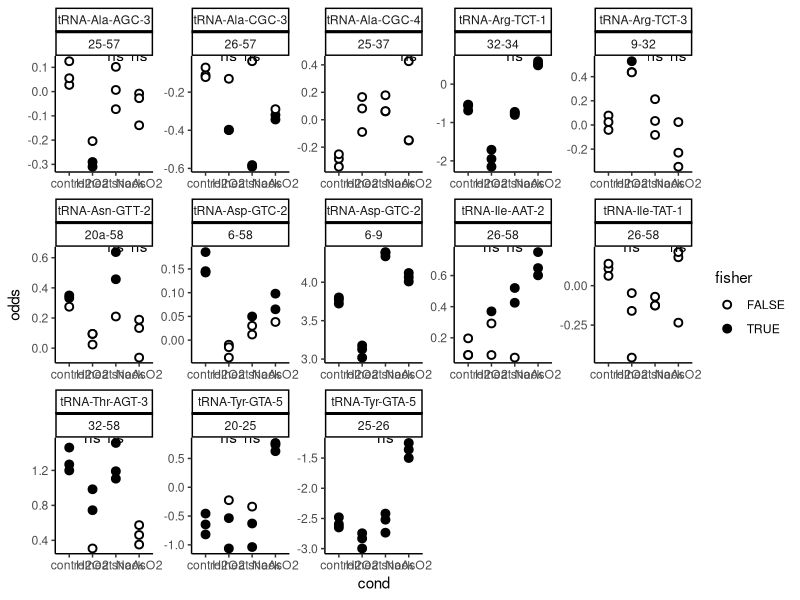
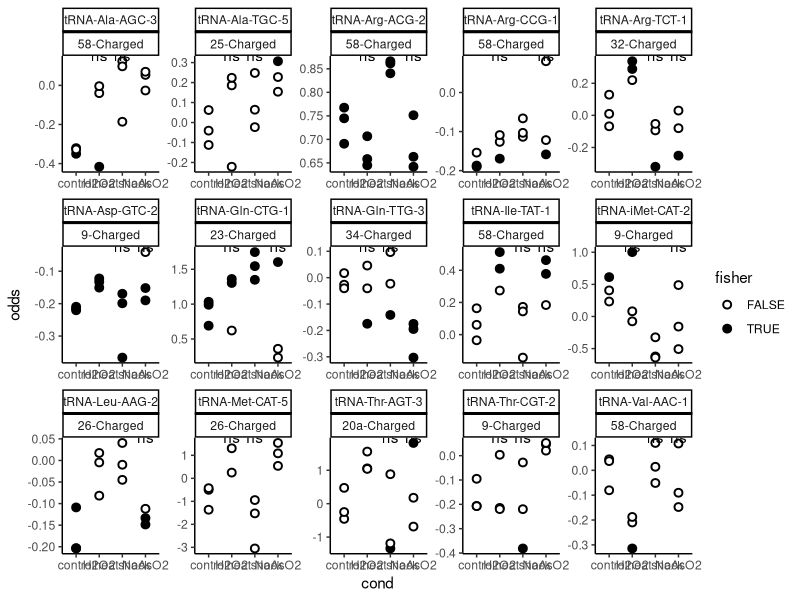
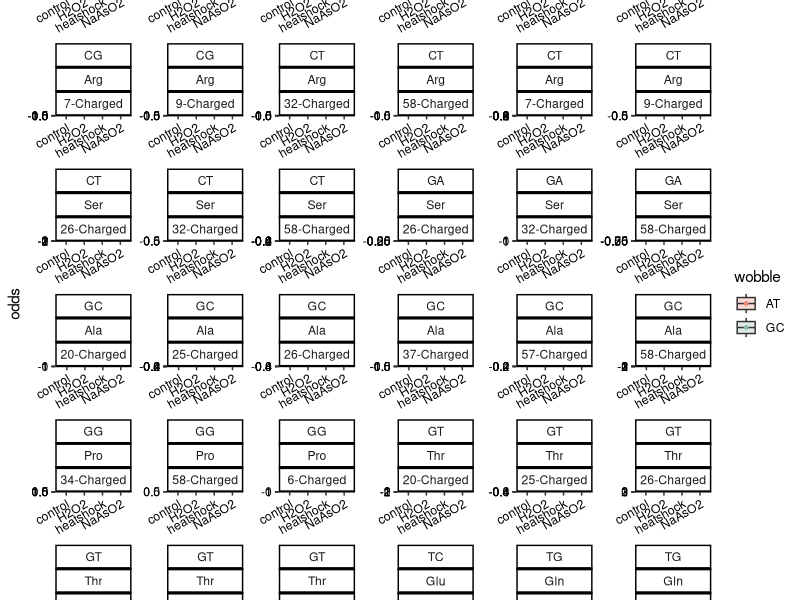
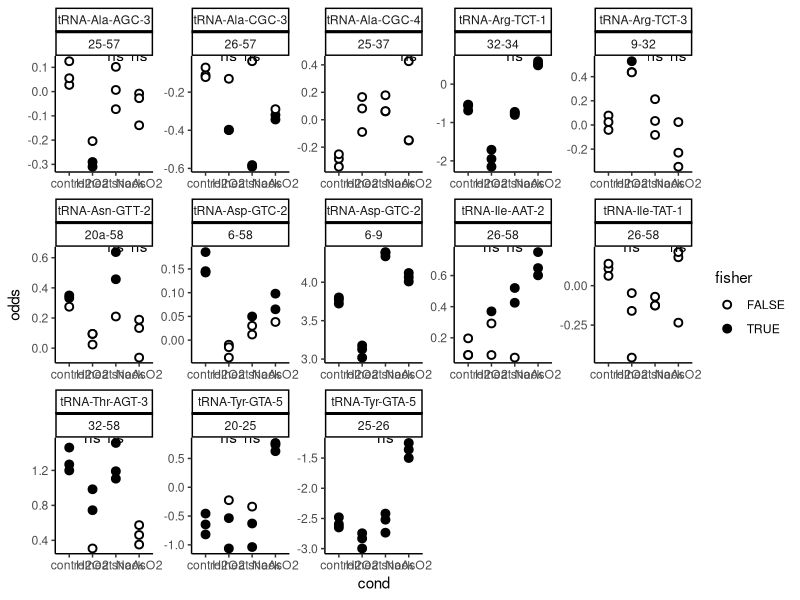
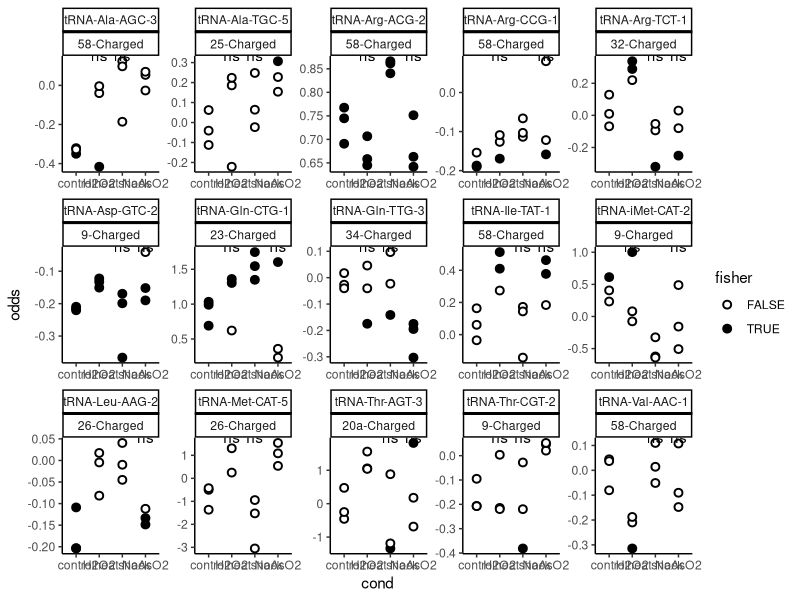
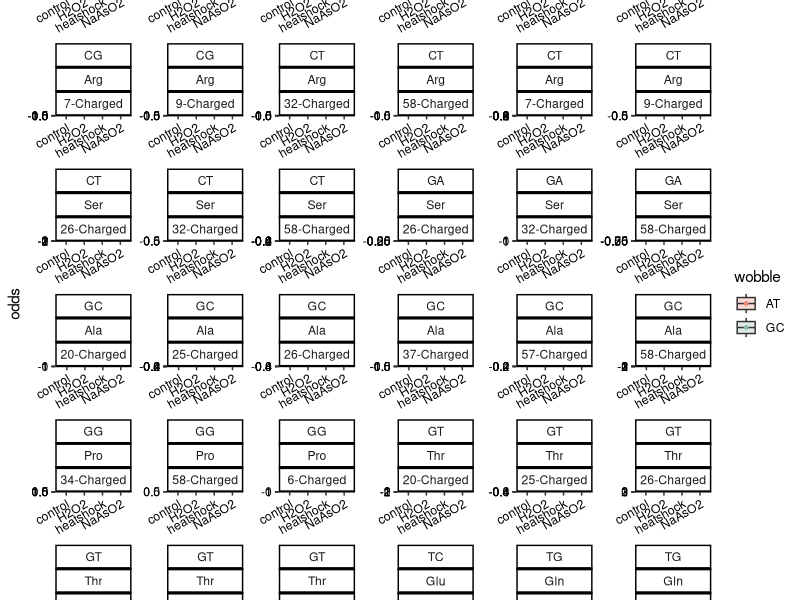

Generate these figures, in order, with R:
library(ggpubr)
library(ggplot2)

# Load data
raw_dataset = read.delim("data/Human_stress_polysome/interdependences_morethan2samples.tsv")

# Keep total
total_dataset = raw_dataset[grepl("_total",raw_dataset$cond),]

# Reformat
dataset = c()
for (r in rownames(total_dataset)){
  tempdata = data.frame(row.names = 1:total_dataset[r,"X.samples"])
  tempdata$reference = substr(total_dataset[r,"reference"],14,100)
  tempdata$pair = paste0(total_dataset[r,c("canon_var1","canon_var2")],collapse="-")
  tempdata$cond = strsplit(total_dataset[r,"cond"],"_")[[1]][1]
  odds = sapply(strsplit(total_dataset[r,"odds"],"\\[|\\]| ")[[1]], function(x) if (x!=""){as.numeric(x)}else{NA})
  tempdata$odds = odds[!is.na(odds)]
  pval = sapply(strsplit(total_dataset[r,"pval_cor"],"\\[|\\]| ")[[1]], function(x) if (x!=""){as.numeric(x)}else{NA})
  tempdata$fisher = pval[!is.na(pval)]<0.05
  splitted = strsplit(total_dataset[r,"reference"],"-")[[1]]
  # Record wobble only for 4-codon boxes
  tempdata$codbox = substr(splitted[length(splitted)-1],2,3)
  tempdata$wobble = if(substr(splitted[length(splitted)-1],1,1) %in% c("A","T")){"AT"}else{"GC"}
  tempdata$aa = splitted[length(splitted)-2]
  dataset = rbind(dataset,tempdata)
}
# Remove mitochondrial
dataset = dataset[!grepl("mito",dataset$reference),]

### Differences between conditions ###
diffcond = compare_means(odds ~ cond, data = dataset, group.by = c("pair","reference"),
                         ref.group = "control", method = "t.test", p.adjust.method="fdr")

# Compute odds ratio fold change
diffcond$FC = apply(diffcond,1,function(x) mean(dataset[(dataset$reference==x["reference"])&(dataset$pair==x["pair"])&(dataset$cond==x["group2"]),"odds"]) - mean(dataset[(dataset$reference==x["reference"])&(dataset$pair==x["pair"])&(dataset$cond==x["group1"]),"odds"]))
sigsubset = diffcond[order(diffcond$p)[1:15],]

# Plot
ggplot(dataset[(apply(dataset[,c("reference","pair")],1,paste0,collapse="_") %in% apply(sigsubset[,c("reference","pair")],1,paste0,collapse="_")),], aes(x=cond, y=odds)) + 
  facet_wrap( ~ reference*pair, ncol=5, scales = "free") +
  geom_point(shape = 21, color="black", stroke=1, size=2, aes(fill = fisher)) +
  scale_fill_manual(values=c("white", "black")) +
  stat_summary(fun.data=mean_sdl, geom="pointrange", color="red") +
  stat_compare_means(ref.group = "control", method = "t.test", label = "p.signif") +
  theme_classic()
ggsave("plots/differences_total_stress.pdf",width=15,height=9)

# FOCUS ON CHARGING
chrgsubset = diffcond[sapply(diffcond$pair,function(x) strsplit(x,"-")[[1]][2])=="Charged",]
sigsubset = chrgsubset[order(chrgsubset$p)[1:15],]

# Plot
ggplot(dataset[(apply(dataset[,c("reference","pair")],1,paste0,collapse="_") %in% apply(sigsubset[,c("reference","pair")],1,paste0,collapse="_")),], aes(x=cond, y=odds)) + 
  facet_wrap( ~ reference*pair, ncol=5, scales = "free") +
  geom_point(shape = 21, color="black", stroke=1, size=2, aes(fill = fisher)) +
  scale_fill_manual(values=c("white", "black")) +
  stat_summary(fun.data=mean_sdl, geom="pointrange", color="red") +
  stat_compare_means(ref.group = "control", method = "t.test", label = "p.signif") +
  theme_classic()
ggsave("plots/differences_total_stress_charging.pdf",width=15,height=9)


### Differences between wobble positions ###
diffcond = compare_means(odds ~ wobble, data = dataset, group.by = c("codbox","pair","aa","cond"),
                         method = "t.test", p.adjust.method="fdr")

# Focus on charging
chrgsubset = diffcond[sapply(diffcond$pair,function(x) strsplit(x,"-")[[1]][2])=="Charged",]

# Plot per AA family
ggplot(dataset[(apply(dataset[,c("aa","pair")],1,paste0,collapse="_") %in% apply(chrgsubset[,c("aa","pair")],1,paste0,collapse="_")),], aes(x=cond, y=odds, fill=wobble)) + 
  facet_wrap( ~ codbox*aa*pair, ncol=6, scales = "free") +
  geom_boxplot(lwd=0.5, notch=F, outlier.shape = NA , na.rm=T,alpha=0.3, 
               position = position_dodge(width=0.9)) +
  scale_fill_manual(values=c("#ed8975ff", "#8fb9aaff")) +
  scale_color_manual(values=c("#ed8975ff", "#8fb9aaff")) +
  geom_jitter(na.rm=T , alpha=1, size=1, aes(color = wobble),position=position_jitterdodge(dodge.width=0.9)) +
  stat_compare_means(method = "t.test", label = "p.signif") +
  theme_classic() +
  theme(axis.text.x = element_text(angle = 30, vjust = 1, hjust=1,color="black"),
        axis.text.y=element_text(colour="black"))
ggsave("plots/differences_total_wobble_AAfamilies.pdf",width=12,height=22)
